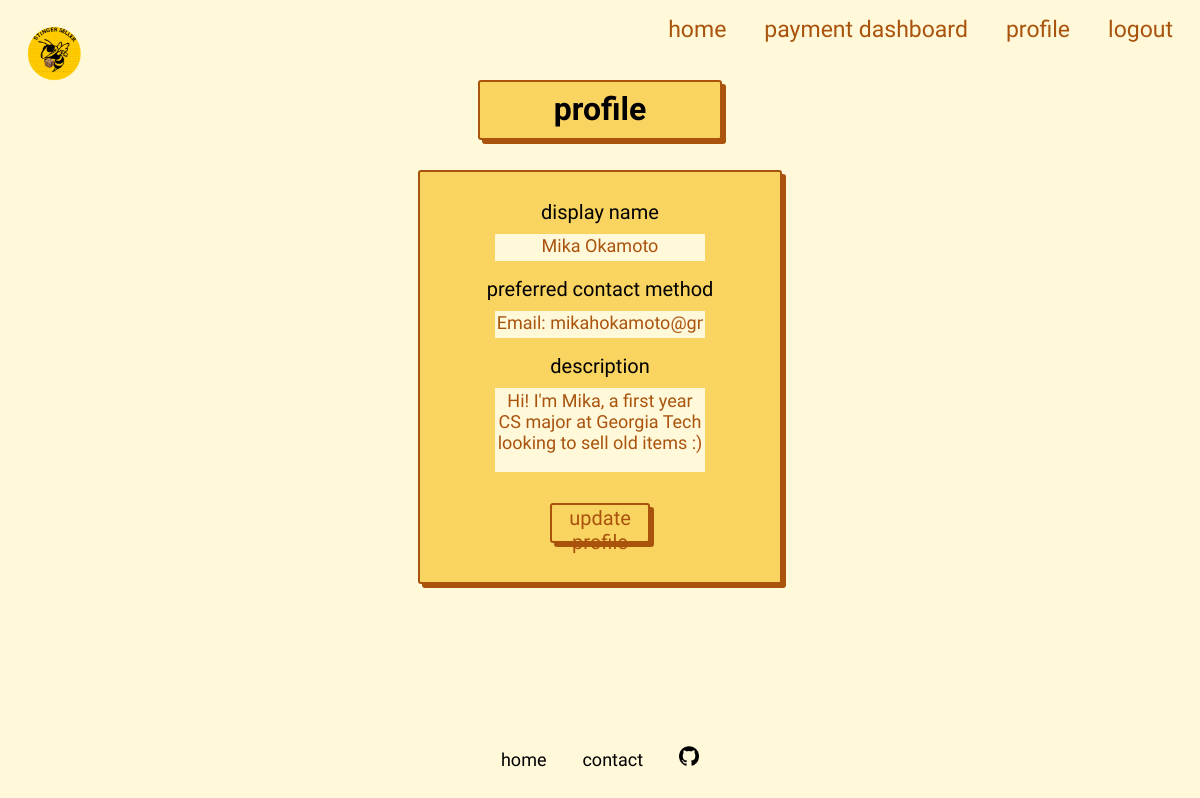
The page /me (signed in) on the database its author committed.
### tables this page shows
CREATE TABLE user (
    id INTEGER PRIMARY KEY AUTOINCREMENT,
    display_name TEXT NOT NULL,
    email TEXT NOT NULL,
    description TEXT NOT NULL,
    contact_method TEXT NOT NULL,
    stripe_id TEXT,
    -- 😬
    password TEXT NOT NULL
);

### app/__init__.py (the view, shortened to what this page needs)
    @app.route("/me", methods=("GET", "POST"))
    def check_me():
        g.users = users
        if "token" in request.cookies and request.cookies["token"] in users:
            token = request.cookies["token"]
            database = db.get_db()
            display_name, description, contact_method = database.execute("SELECT display_name, description, contact_method FROM user WHERE id = ?", (users[token],)).fetchone()
            processing_items = database.execute("SELECT id, name, note FROM item WHERE seller_id = ? AND processing = TRUE", (users[token],)).fetchall()
            processing_items = [{"id": row[0], "name": row[1], "note": row[2]} for row in processing_items]
            return render_template("profile.html", display_name=display_name, description=description, processing_items=processing_items, contact_method=contact_method)
        else:
            return redirect(url_for("login"))

### app/db.py (called while the page is built)
def get_db():
    if 'db' not in g:
        g.db = sqlite3.connect(
            current_app.config['DATABASE'],
            detect_types=sqlite3.PARSE_DECLTYPES
        )
        g.db.row_factory = sqlite3.Row
    return g.db

### app/templates/profile.html (shortened to what this page needs)
<!DOCTYPE html>
<html lang="en">
<head>
    <link rel="stylesheet" href="{{ url_for('static', filename= 'css/style.css') }}">
    <link rel="stylesheet" href="{{ url_for('static', filename= 'css/forms.css') }}">
</head>
<body>
    {% include 'nav.html' %}
    <h1>profile</h1>
    <form method="post" action="" enctype="multipart/form-data">
    <div class="form-group">
        <label for="displayname">display name</label><br>
        <input type="text" name="displayname"
               placeholder="{{ display_name }}" class="form-control"
               value="{{ request.form['email'] }}"></input>
    </div>
    <div class="form-group">
        <label for="contactmethod">preferred contact method</label><br>
        <input type="text" name="contactmethod"
               placeholder="{{ contact_method }}" class="form-control"
               value="{{ request.form['contact_method'] }}"></input>
    </div>
    <div class="form-group">
        <label for="description">description</label><br>
        <textarea name="description" placeholder="{{ description }}"
                  class="form-control">{{ request.form['description'] }}</textarea>
    </div>
    <div class="form-group">
        <button type="submit" class="btn btn-primary">update profile</button>
    </div>
    </form>
    {% include 'footer.html' %}
</body>
</html>

### app/static/css/style.css (style rules this page uses)
:root { --site-title-text: 35px; --title-text: 23px; --body-text: 20px; --small-text: 18px; --font-color: #323232; --font-color-sub: #666; --bg-color: #fff9da; --main-color: #fad460; --main-focus: #a9530d; font-family: 'Nanum Pen Script', cursive; }
body { background-color: var(--bg-color); overflow: hidden; }
* { margin: auto; text-align: center; }
::placeholder { color: var(--main-focus); font-family: 'Nanum Pen Script', cursive; font-size: var(--small-text); }

### app/static/css/forms.css (style rules this page uses)
h1 { position: relative; top: -50px; width: 20vw; height: 6vh; background-color: var(--main-color); margin: 20px auto; padding-top: 8px; border: 2px solid var(--main-focus); box-shadow: 4px 4px var(--main-focus); border-radius: 3px; }
form { position: relative; top: -40px; width: 30vw; height: auto; background-color: var(--main-color); margin: 20px auto; padding: 20px 0; border: 2px solid var(--main-focus); box-shadow: 4px 4px var(--main-focus); border-radius: 3px; font-size: var(--body-text); }
.form-group, .image-form-group { padding: 8px; font-size: var(--body-text); }
.btn { height: 40px; width: 100px; margin-top: 10px; background-color: var(--main-color); color: var(--main-focus); border: 2px solid var(--main-focus); border-radius: 3px; box-shadow: 4px 4px var(--main-focus); font-family: 'Nanum Pen Script', cursive; font-size: var(--body-text); }
input, textarea { width: 60%; margin-top: 10px; outline: none; background-color: var(--bg-color); border: none; }
input { height: 25px; }
textarea { height: 80px; resize: none; }

### rows shown on the page
user: displayname "Mika Okamoto", contactmethod "Email: mikahokamoto@gmail.com", description "Hi! I'm Mika, a first year CS major at Georgia Tech looking to sell old items :)"
